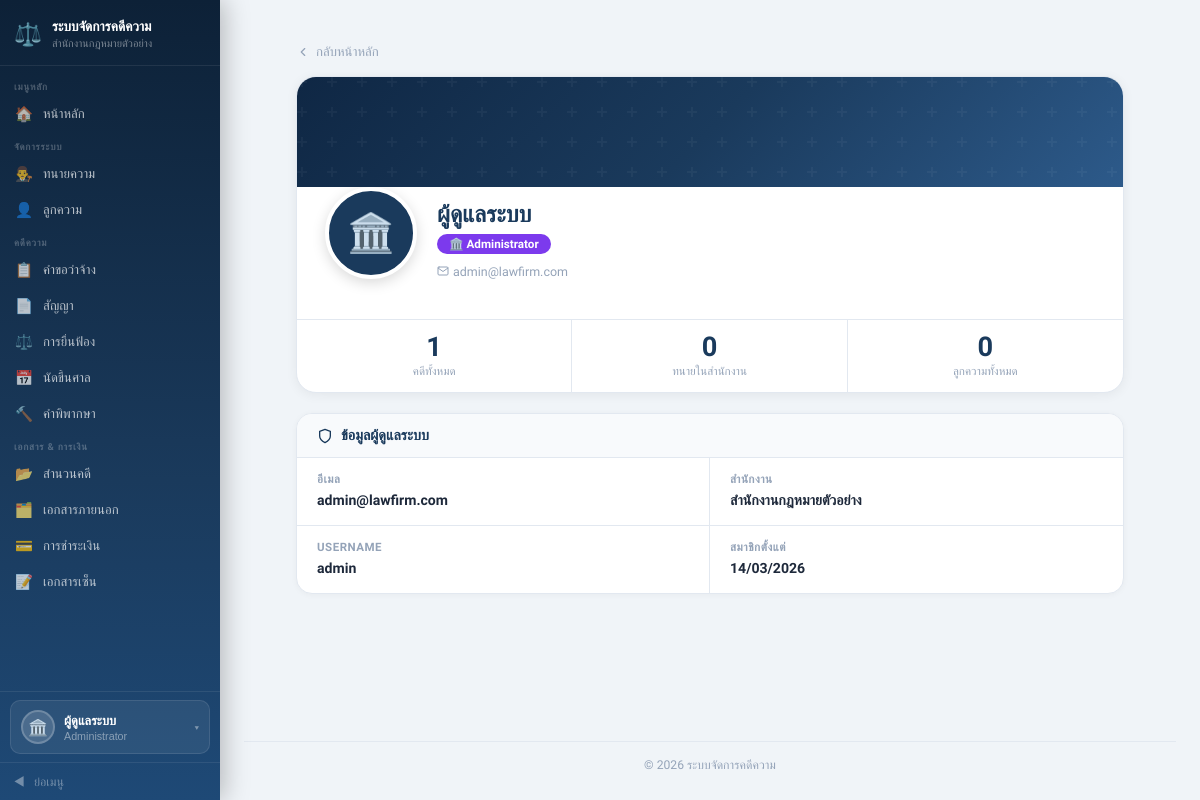
Screenshot of /pages/Profile.php (signed in) with the database file from the repository.
### tables this page shows
CREATE TABLE `users` (
  `user_id`       int          NOT NULL AUTO_INCREMENT,
  `username`      varchar(50)  DEFAULT NULL COMMENT 'สำหรับ login แทน email',
  `office_id`     int          NOT NULL,
  `role_id`       int          NOT NULL,
  `email`         varchar(150) NOT NULL,
  `password_hash` varchar(255) NOT NULL,
  `status`        varchar(20)  DEFAULT 'active',
  `created_at`    timestamp    DEFAULT CURRENT_TIMESTAMP,
  PRIMARY KEY (`user_id`),
  UNIQUE KEY `uq_email`    (`email`),
  UNIQUE KEY `uq_username` (`username`)
);

CREATE TABLE `offices` (
  `office_id`   int          NOT NULL AUTO_INCREMENT,
  `office_name` varchar(150) NOT NULL,
  `office_code` varchar(20)  DEFAULT NULL,
  `address`     text,
  `phone`       varchar(15)  DEFAULT NULL,
  `email`       varchar(150) DEFAULT NULL,
  `logo_path`   varchar(255) DEFAULT NULL,
  `status`      varchar(20)  DEFAULT 'active',
  `created_at`  timestamp    DEFAULT CURRENT_TIMESTAMP,
  PRIMARY KEY (`office_id`),
  UNIQUE KEY `uq_office_code` (`office_code`)
);

### src/pages/Profile.php (the view, shortened to what this page needs)
<?php
$pdo    = getDB();
$role   = $_SESSION['role'];
$userId = $_SESSION['user_id'];
$officeId = $_SESSION['office_id'];
$profile = null;
if ($role === 'lawyer') {
    try {
        $s = $pdo->prepare("
            SELECT lp.*, u.email, u.username, u.created_at AS account_created,
                   ROUND(COALESCE(AVG(r.rating),0),1) AS avg_rating,
                   COUNT(r.review_id) AS review_count
            FROM lawyer_profiles lp
            JOIN users u ON lp.user_id = u.user_id
            LEFT JOIN lawyer_reviews r ON lp.lawyer_id = r.lawyer_id
            WHERE lp.user_id = ?
            GROUP BY lp.lawyer_id
        ");
        $s->execute([$userId]);
        $profile = $s->fetch();
    } catch (Exception $e) {
        $s = $pdo->prepare("SELECT lp.*, u.email, u.username, u.created_at AS account_created FROM lawyer_profiles lp JOIN users u ON lp.user_id=u.user_id WHERE lp.user_id=?");
        $s->execute([$userId]);
        $profile = $s->fetch();
        $profile['avg_rating']   = 0;
        $profile['review_count'] = 0;
    }
    $lid = $profile['lawyer_id'] ?? null;
    $statTotal   = 0; $statActive = 0; $statDone = 0;
    if ($lid) {
        $q = $pdo->prepare("SELECT COUNT(*) FROM case_requests WHERE lawyer_id=? AND office_id=?");
        $q->execute([$lid, $officeId]); $statTotal = (int)$q->fetchColumn();
        $q = $pdo->prepare("SELECT COUNT(*) FROM case_requests WHERE lawyer_id=? AND office_id=? AND status='approved'");
        $q->execute([$lid, $officeId]); $statActive = (int)$q->fetchColumn();
        $q = $pdo->prepare("SELECT COUNT(*) FROM case_requests cr JOIN contracts c ON cr.request_id=c.request_id WHERE cr.lawyer_id=? AND c.contract_review_status='finalized'");
        $q->execute([$lid]); $statDone = (int)$q->fetchColumn();
    }
    $reviews = [];
    if (($profile['review_count'] ?? 0) > 0) {
        try {
            $r = $pdo->prepare("
                SELECT rv.rating, rv.comment, rv.created_at, CONCAT(cp.fname,' ',cp.lname) AS client_name
                FROM lawyer_reviews rv
                JOIN client_profiles cp ON rv.client_id = cp.client_id
                WHERE rv.lawyer_id = ?
                ORDER BY rv.created_at DESC LIMIT 5
            ");
            $r->execute([$lid]);
            $reviews = $r->fetchAll();
        } catch (Exception $e) {}
    }
} elseif ($role === 'admin') {
    $s = $pdo->prepare("SELECT u.*, o.office_name FROM users u JOIN offices o ON u.office_id=o.office_id WHERE u.user_id=?");
    $s->execute([$userId]);
    $profile = $s->fetch();
    $statTotal = 0; $statActive = 0; $statDone = 0;
    $q = $pdo->prepare("SELECT COUNT(*) FROM case_requests WHERE office_id=?");
    $q->execute([$officeId]); $statTotal = (int)$q->fetchColumn();
    $q = $pdo->prepare("SELECT COUNT(*) FROM lawyer_profiles lp JOIN users u ON lp.user_id=u.user_id WHERE u.office_id=?");
    $q->execute([$officeId]); $statActive = (int)$q->fetchColumn();
    $q = $pdo->prepare("SELECT COUNT(*) FROM client_profiles cp JOIN users u ON cp.user_id=u.user_id WHERE u.office_id=?");
    $q->execute([$officeId]); $statDone = (int)$q->fetchColumn();
}
$photoUrl = null;
$displayName = 'ผู้ใช้งาน';
if ($role === 'admin') {
    $displayName = 'ผู้ดูแลระบบ';
} elseif (!empty($profile['fname'])) {
    $displayName = $profile['fname'] . ' ' . $profile['lname'];
}
$roleLabel = ['admin' => 'Administrator', 'lawyer' => 'ทนายความ', 'client' => 'ลูกความ'][$role] ?? $role;
$roleColor = ['admin' => '#7c3aed', 'lawyer' => '#1a3a5c', 'client' => '#059669'][$role] ?? '#64748b';
include '../includes/header.php';
?>
<div class="profile-page">
    <a href="/pages/dashboard.php" class="back-link">
        <svg xmlns="http://www.w3.org/2000/svg" viewBox="0 0 24 24" style="width:14px;height:14px;fill:none;stroke:currentColor;stroke-width:2;stroke-linecap:round;stroke-linejoin:round;"><polyline points="15 18 9 12 15 6"/></svg>
        กลับหน้าหลัก
    </a>
    <div class="hero-card">
        <div class="hero-banner"></div>
        <div class="hero-body">
            <div class="hero-avatar-wrap">
                <?php if ($photoUrl): ?>
                    <img src="<?= htmlspecialchars($photoUrl) ?>" class="hero-avatar" alt="avatar">
                <?php else: ?>
                    <div class="hero-avatar-ph">
                        <?= $role === 'admin' ? '🏛️' : ($role === 'lawyer' ? '⚖️' : '👤') ?>
                    </div>
                <?php endif; ?>
            </div>
            <div class="hero-info">
                <div class="hero-name"><?= htmlspecialchars($displayName) ?></div>
                <div>
                    <span class="hero-role-badge" style="background:<?= $roleColor ?>;">
                        <?= $role === 'admin' ? '🏛️' : ($role === 'lawyer' ? '⚖️' : '👤') ?>
                        <?= htmlspecialchars($roleLabel) ?>
                    </span>
                </div>
                <div class="hero-meta">
                    <?php if (!empty($profile['email'])): ?>
                    <span>
                        <svg xmlns="http://www.w3.org/2000/svg" viewBox="0 0 24 24" style="width:12px;height:12px;fill:none;stroke:currentColor;stroke-width:2;stroke-linecap:round;stroke-linejoin:round;"><path d="M4 4h16c1.1 0 2 .9 2 2v12c0 1.1-.9 2-2 2H4c-1.1 0-2-.9-2-2V6c0-1.1.9-2 2-2z"/><polyline points="22,6 12,13 2,6"/></svg>
                        <?= htmlspecialchars($profile['email']) ?>
                    </span>
                    <?php endif; ?>
                </div>
            </div>
        </div>
        <div class="stat-strip">
            <?php if ($role === 'lawyer'): ?>
                <div class="stat-cell">
                    <span class="stat-val"><?= $statTotal ?></span>
                    <span class="stat-lbl">คดีทั้งหมด</span>
                </div>
                <div class="stat-cell">
                    <span class="stat-val"><?= $statActive ?></span>
                    <span class="stat-lbl">คดีที่รับแล้ว</span>
                </div>
                <div class="stat-cell">
                    <span class="stat-val"><?= number_format($profile['avg_rating'] ?? 0, 1) ?></span>
                    <span class="stat-lbl">คะแนนเฉลี่ย</span>
                </div>
            <?php else: ?>
                <div class="stat-cell">
                    <span class="stat-val"><?= $statTotal ?></span>
                    <span class="stat-lbl">คดีทั้งหมด</span>
                </div>
                <div class="stat-cell">
                    <span class="stat-val"><?= $statActive ?></span>
                    <span class="stat-lbl">ทนายในสำนักงาน</span>
                </div>
                <div class="stat-cell">
                    <span class="stat-val"><?= $statDone ?></span>
                    <span class="stat-lbl">ลูกความทั้งหมด</span>
                </div>
            <?php endif; ?>
        </div>
    </div>
    <?php if ($role === 'admin'): ?>
    <div class="section-card">
        <div class="section-head">
            <svg xmlns="http://www.w3.org/2000/svg" viewBox="0 0 24 24" style="width:16px;height:16px;fill:none;stroke:currentColor;stroke-width:2;stroke-linecap:round;stroke-linejoin:round;"><path d="M12 22s8-4 8-10V5l-8-3-8 3v7c0 6 8 10 8 10z"/></svg>
            ข้อมูลผู้ดูแลระบบ
        </div>
        <div class="info-grid">
            <div class="info-cell">
                <div class="info-lbl">อีเมล</div>
                <div class="info-val"><?= htmlspecialchars($profile['email'] ?? '-') ?></div>
            </div>
            <div class="info-cell">
                <div class="info-lbl">สำนักงาน</div>
                <div class="info-val"><?= htmlspecialchars($profile['office_name'] ?? '-') ?></div>
            </div>
            <div class="info-cell">
                <div class="info-lbl">Username</div>
                <div class="info-val"><?= htmlspecialchars($profile['username'] ?? '-') ?></div>
            </div>
            <div class="info-cell">
                <div class="info-lbl">สมาชิกตั้งแต่</div>
                <div class="info-val"><?= !empty($profile['created_at']) ? date('d/m/Y', strtotime($profile['created_at'])) : '-' ?></div>
            </div>
        </div>
    </div>
    <?php endif; ?>
</div>
<?php include '../includes/footer.php'; ?>

### rows the page displays
users: email "admin@lawfirm.com", office.office_name "สำนักงานกฎหมายตัวอย่าง", username "admin", created_at "14/03/2026"

### other values shown
$_SESSION['office_name'] "สำนักงานกฎหมายตัวอย่าง"
$_sb_name "ผู้ดูแลระบบ"
$_sb_role_label "Administrator"
$displayName "ผู้ดูแลระบบ"
$roleLabel "Administrator"
$statTotal "1"
$statActive "0"
$statDone "0"
